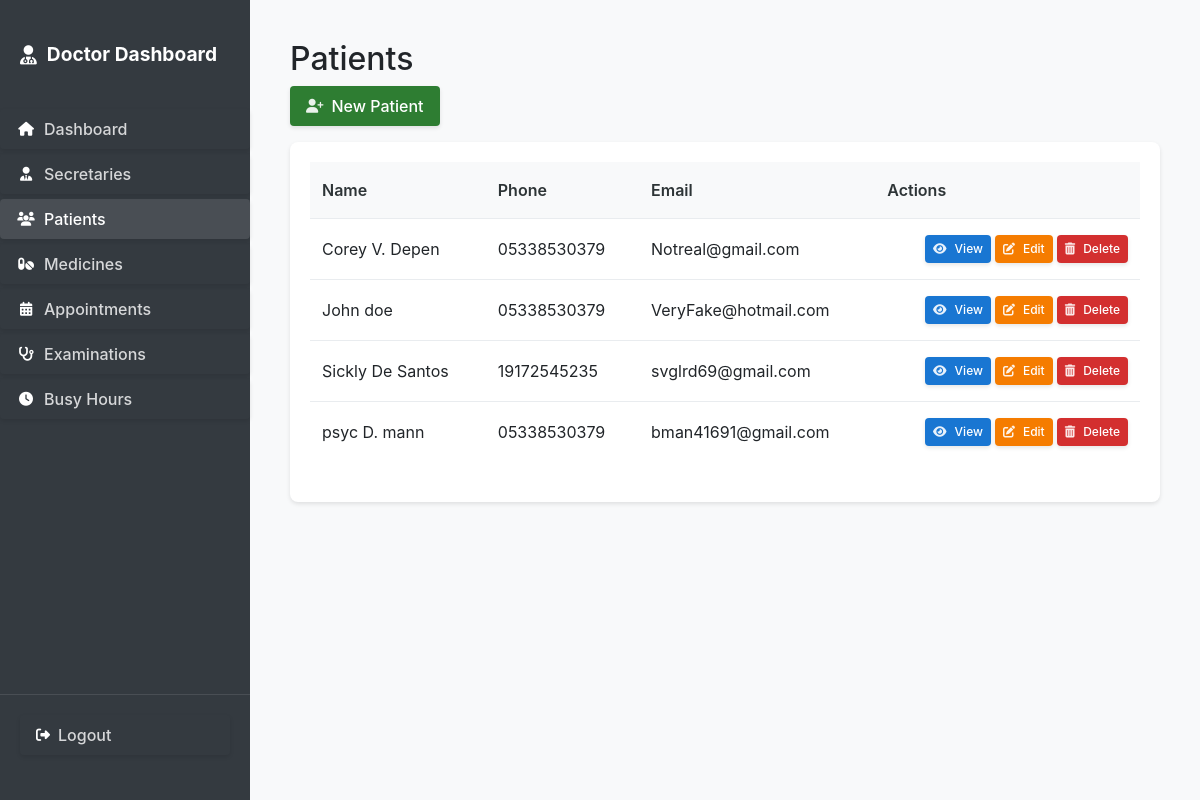
The app's page /patients/ (signed in) with its own data.
### secretary_dash/models.py (models this page shows, shortened)
class Patient(models.Model):
    name = models.CharField(max_length=100)
    phone = models.CharField(max_length=20)
    email = models.EmailField()
    address = models.TextField()
    date_of_birth = models.DateField()
    created_at = models.DateTimeField(auto_now_add=True)
    class Meta:
        ordering = ['name']

### secretary_dash/views.py (the view)
# urls.py: path('patients/', views.patient_list, name='patient_list'),
@login_required
@user_passes_test(is_staff)
def patient_list(request):
    patients = Patient.objects.all().order_by('name')
    return render(request, 'secretary_dash/common/patient_list.html', {
        'patients': patients
    })

### secretary_dash/auth.py (called while the page is built)
    def get_user(self, user_id):
        UserModel = get_user_model()
        try:
            return UserModel.objects.get(pk=user_id)
        except UserModel.DoesNotExist:
            return None

### secretary_dash/views.py (called while the page is built)
def is_staff(user):
    return user.is_superuser or hasattr(user, 'secretary')

### templates/secretary_dash/common/patient_list.html (shortened to what this page needs)
{% extends 'secretary_dash/common/table_base.html' %}
{% block page_title %}Patients{% endblock %}
{% block header_actions %}
<a href="{% url 'secretary_dash:patient_create' %}" class="btn btn-add">
    <i class="fas fa-user-plus"></i>
    <span>New Patient</span>
</a>
{% endblock %}
{% block table_content %}
{% if patients %}
    <table>
        <thead>
            <tr>
                <th>Name</th>
                <th>Phone</th>
                <th>Email</th>
                <th>Actions</th>
            </tr>
        </thead>
        <tbody>
            {% for patient in patients %}
                <tr>
                    <td>{{ patient.name }}</td>
                    <td>{{ patient.phone }}</td>
                    <td>{{ patient.email }}</td>
                    <td class="actions">
                        <a href="{% url 'secretary_dash:patient_detail' patient.id %}" class="btn btn-view btn-sm">
                            <i class="fas fa-eye"></i>
                            <span>View</span>
                        </a>
                        <a href="{% url 'secretary_dash:patient_edit' patient.id %}" class="btn btn-edit btn-sm">
                            <i class="fas fa-edit"></i>
                            <span>Edit</span>
                        </a>
                        <form method="post" action="{% url 'secretary_dash:patient_delete' patient.id %}" style="display: inline;">
                            <button type="submit" class="btn btn-delete btn-sm" onclick="return confirm('Are you sure you want to delete this patient?');">
                                <i class="fas fa-trash-alt"></i>
                                <span>Delete</span>
                            </button>
                        </form>
                    </td>
                </tr>
            {% endfor %}
        </tbody>
    </table>
{% else %}
    <p class="no-data">No patients found.</p>
{% endif %}
{% endblock %}

### static/css/main.css (style rules this page uses)
body { margin: 0; padding: 0; font-family: -apple-system, BlinkMacSystemFont, "Segoe UI", Roboto, "Helvetica Neue", Arial, sans-serif; background-color: #f8f9fa; }
table { width: 100%; border-collapse: collapse; background-color: var(--white); }
table th, table td { padding: 0.75rem 1rem; text-align: left; border-bottom: 0.0625rem solid var(--border-color); }
table th { background-color: var(--light-bg); font-weight: 600; color: var(--text-color); }
table tr:last-child td { border-bottom: none; }
.actions { display: flex !important; gap: 0.25rem !important; justify-content: flex-end !important; }
.actions .btn, .actions form { margin: 0 !important; }
.actions form { display: inline-flex !important; }
.btn-delete { background-color: #dc3545 !important; color: white !important; }
.btn { display: inline-flex !important; align-items: center !important; gap: 0.5rem !important; padding: 0.5rem 1rem !important; border-radius: 0.25rem !important; border: none !important; cursor: pointer !important; font-weight: 500 !important; transition: all 0.2s ease !important; text-decoration: none !important; box-shadow: 0 0.125rem 0.25rem rgba(0, 0, 0, 0.1) !important; }
.btn .fas, .btn .far, .btn .fab, .btn .fa { color: rgba(255, 255, 255, 0.9) !important; }
table { width: 100%; border-collapse: separate; border-spacing: 0; margin-bottom: 1.25rem; }
table th { background-color: #f8f9fa; color: #2d3436; font-weight: 600; padding: 1rem 0.75rem; text-align: left; border-bottom: 0.0625rem solid #e9ecef; white-space: nowrap; }
table td { padding: 1rem 0.75rem; border-bottom: 0.0625rem solid #e9ecef; vertical-align: middle; }
table tbody tr:last-child td { border-bottom: none; }
.table-container .btn-sm { padding: 0.25rem 0.5rem !important; font-size: 0.75rem !important; min-width: 2.5rem !important; height: 1.75rem !important; display: inline-flex !important; align-items: center !important; justify-content: center !important; gap: 0.25rem !important; margin: 0 !important; }
.table-container .btn-sm i { font-size: 0.75rem !important; margin-right: 0.25rem !important; }
.btn-edit { background-color: #f57c00 !important; color: white !important; }
.btn-add { background-color: #2e7d32 !important; color: white !important; }
.btn-view { background-color: #1976d2 !important; color: white !important; }
.btn-delete { background-color: #d32f2f !important; color: white !important; }
.btn i { font-size: 0.875rem !important; }
.btn-sm { padding: 0.375rem 0.75rem !important; font-size: 0.875rem !important; min-width: 4rem !important; }
.btn-sm i { font-size: 0.875rem !important; margin-right: 0.25rem !important; }

### records on screen
Patient: name "Corey V. Depen", phone "05338530379", email "Notreal@gmail.com"
Patient: name "John doe", phone "05338530379", email "VeryFake@hotmail.com"
Patient: name "Sickly De Santos", phone "19172545235", email "svglrd69@gmail.com"
Patient: name "psyc D. mann", phone "05338530379", email "bman41691@gmail.com"
